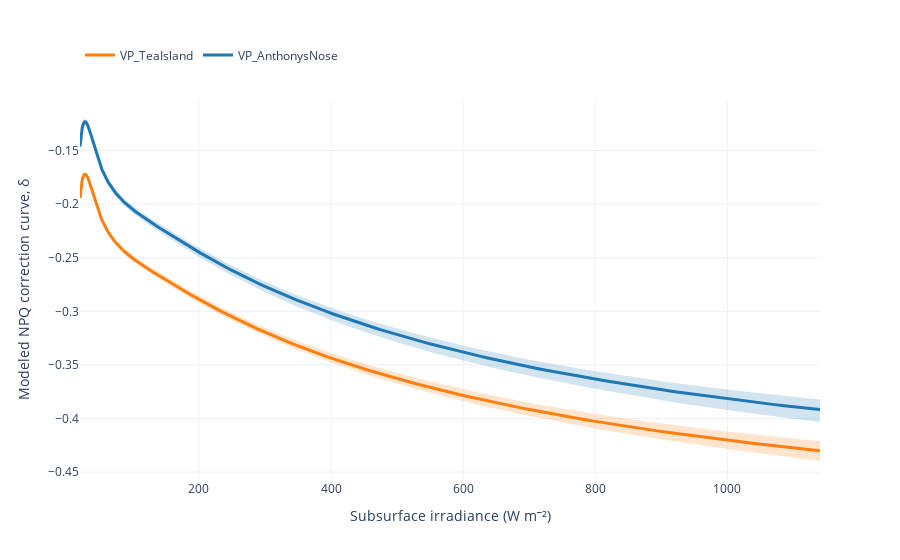

Here is the notebook cell this chart was saved with:
### Markdown cell above
***Fig. 7.*** **Population-level NPQ–irradiance response from the hierarchical Bayesian model.**  
The population-level relationship between subsurface irradiance and the NPQ correction is shown as a smooth function learned by a cubic B-spline on log-transformed irradiance. The solid line represents the posterior median of the latent irradiance response f(I), while the shaded region denotes the 94% posterior credible interval for this latent function. The credible band is relatively narrow compared to the uncertainty in posterior predictive replicates because this figure reflects uncertainty in the inferred *mean NPQ–irradiance relationship* alone, not observation-level variability. In particular, it excludes the Student-t observation noise and site-level stochasticity that contribute to the wider predictive intervals for individual corrections. As a result, this figure highlights how well the data constrain the shared functional form of the NPQ response to light, rather than the uncertainty associated with predicting individual fluorescence observations.

### Code cell
# ---- pull posterior pieces ----
idata = trace_advi  # or whatever you named it

wI_da = stack_sample(idata.posterior["w_I"])
basis_dim = [d for d in wI_da.dims if d != "sample"][0]
w_I = wI_da.transpose("sample", basis_dim).values  # (S, K)

γ0 = stack_sample(idata.posterior["γ0"]).values  # (S,)

αs = stack_sample(idata.posterior["α_site"]).transpose("sample", "site").values  # (S, n_site)
γs = stack_sample(idata.posterior["γ_site"]).transpose("sample", "site").values  # (S, n_site)

# ---- compute fI(I_grid) per draw: (S, n_grid) ----
fI_grid = w_I @ X_grid.T  # (S, n_grid)

# ---- NPQ curve in standardized delta space, holding depth/temp at 0 ----
# delta_curve(site) = α_site + (γ0 + γ_site) * fI(I)
delta_curve = αs[:, :, None] + (γ0[:, None, None] + γs[:, :, None]) * fI_grid[:, None, :]  # (S, n_site, n_grid)

# If you want it unstandardized to match Delta units used elsewhere:
δ_mu = scaler["Delta"]["mu"]
δ_sd = scaler["Delta"]["sd"]
Delta_curve = delta_curve * δ_sd + δ_mu  # (S, n_site, n_grid)

# ---- summarize per site across draws ----
fig = go.Figure()

for j, site in enumerate(sites):
    # pick which curve you want to show: standardized or unstandardized
    curve = Delta_curve[:, j, :]  # (S, n_grid)

    lo, med, hi = q_summary(curve, axis=0)

    c = site_colors[site]
    fill = rgba(c, 0.20)

    # ribbon: add upper then lower reversed
    fig.add_trace(
        go.Scatter(
            x=I_grid,
            y=hi,
            mode="lines",
            line=dict(color="rgba(0,0,0,0)"),
            showlegend=False,
            hoverinfo="skip",
        )
    )
    fig.add_trace(
        go.Scatter(
            x=I_grid,
            y=lo,
            mode="lines",
            line=dict(color="rgba(0,0,0,0)"),
            fill="tonexty",
            fillcolor=fill,
            showlegend=False,
            hoverinfo="skip",
        )
    )

    # median line
    fig.add_trace(
        go.Scatter(
            x=I_grid,
            y=med,
            mode="lines",
            name=f"{site}",
            line=dict(color=c, width=3),
            hovertemplate="I: %{x:.4g}<br>δ (median): %{y:.4g}<extra></extra>",
        )
    )

fig.update_layout(
    template="plotly_white",
    title="",
    legend=dict(orientation="h", yanchor="bottom", y=1.08, xanchor="left", x=0.0),
)

fig.update_xaxes(title_text="Subsurface irradiance (W m⁻²)")
fig.update_yaxes(title_text="Modeled NPQ correction curve, δ")

save_plotly_html(fig, "npq_curve_by_site_singlepanel")
fig.show()

### Figure 1 — Plotly figure (JSON) as saved in the notebook; plotly's stock layout.template omitted (floating-point values rounded to 4 significant figures; data arrays with more than 128 entries replaced by an {"elided": "..."} marker saying what was removed)
{"data": [{"hoverinfo": "skip", "line": {"color": "rgba(0,0,0,0)"}, "mode": "lines", "showlegend": false, "type": "scatter", "x": {"elided": "250 float values"}, "y": {"elided": "250 float values"}}, {"fill": "tonexty", "fillcolor": "rgba(31,119,180,0.2)", "hoverinfo": "skip", "line": {"color": "rgba(0,0,0,0)"}, "mode": "lines", "showlegend": false, "type": "scatter", "x": {"elided": "250 float values"}, "y": {"elided": "250 float values"}}, {"hovertemplate": "I: %{x:.4g}<br>δ (median): %{y:.4g}<extra></extra>", "line": {"color": "#1F77B4", "width": 3}, "mode": "lines", "name": "VP_AnthonysNose", "type": "scatter", "x": {"elided": "250 float values"}, "y": {"elided": "250 float values"}}, {"hoverinfo": "skip", "line": {"color": "rgba(0,0,0,0)"}, "mode": "lines", "showlegend": false, "type": "scatter", "x": {"elided": "250 float values"}, "y": {"elided": "250 float values"}}, {"fill": "tonexty", "fillcolor": "rgba(255,127,14,0.2)", "hoverinfo": "skip", "line": {"color": "rgba(0,0,0,0)"}, "mode": "lines", "showlegend": false, "type": "scatter", "x": {"elided": "250 float values"}, "y": {"elided": "250 float values"}}, {"hovertemplate": "I: %{x:.4g}<br>δ (median): %{y:.4g}<extra></extra>", "line": {"color": "#FF7F0E", "width": 3}, "mode": "lines", "name": "VP_TeaIsland", "type": "scatter", "x": {"elided": "250 float values"}, "y": {"elided": "250 float values"}}], "layout": {"legend": {"orientation": "h", "x": 0, "xanchor": "left", "y": 1.08, "yanchor": "bottom"}, "title": {"text": ""}, "xaxis": {"title": {"text": "Subsurface irradiance (W m⁻²)"}}, "yaxis": {"title": {"text": "Modeled NPQ correction curve, δ"}}}}
